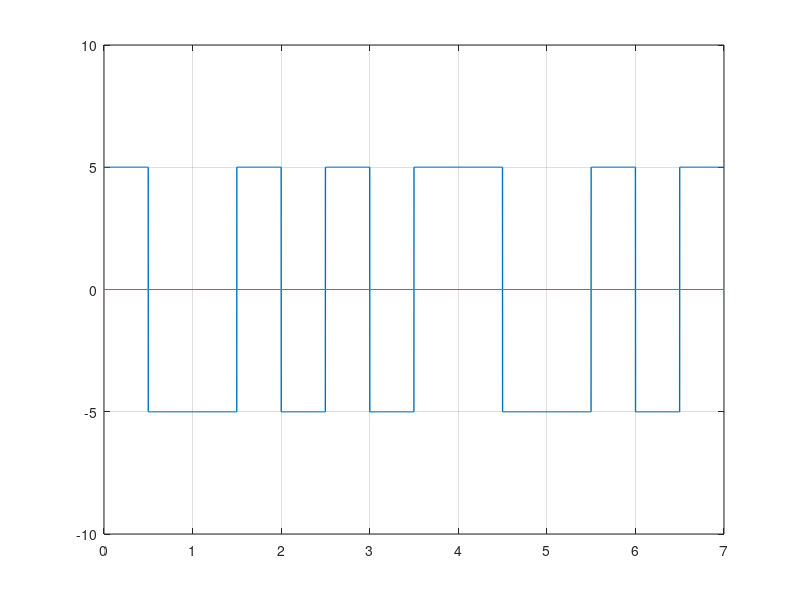

This chart was generated by the following MATLAB code:
clc; #... Clear command line
clear all; #... Clear variables
close all; #... Clear figures

bits = [1 0 1 1 0 0 1];

#... Modulation
bitrate = 1;
voltage = 5;

sampling_rate = 1000;
sampling_time = 1/sampling_rate;

end_time = length(bits)/bitrate;
time = 0:sampling_time:end_time;

index = 1;
#... Assume that last state was positive
sign = 1; #... Indicates inversion
if bits(index) == 0
    sign = -1*sign;
endif

for i = 1:length(time)
    if time(i)*bitrate < index-(bitrate/2)
        modulation(i) = sign*voltage;
    else
        modulation(i) = -sign*voltage;
    endif
    if time(i)*bitrate >= index
        index = index+1;
        #... Inversion when next bit "0"
        if index <= length(bits) && bits(index) == 0
            sign = -1*sign;
        endif
    endif
endfor

plot(time, modulation,"LineWidth",1);
axis([0 end_time -voltage-5 voltage+5]);
line([0 end_time], [0,0]);
grid on;

#... Demodulation
index = 1;
last = voltage;

for i = 1:length(modulation)
    if modulation(i) == last && time(i)*bitrate < index-(bitrate/2)
        demodultaion(index) = 1;
    endif
    if modulation(i) != last && time(i)*bitrate < index-(bitrate/2)
        demodultaion(index) = 0;
    endif
    if time(i)*bitrate >= index
        last = modulation(i);
        index = index+1;
    endif
endfor

disp(demodultaion);
